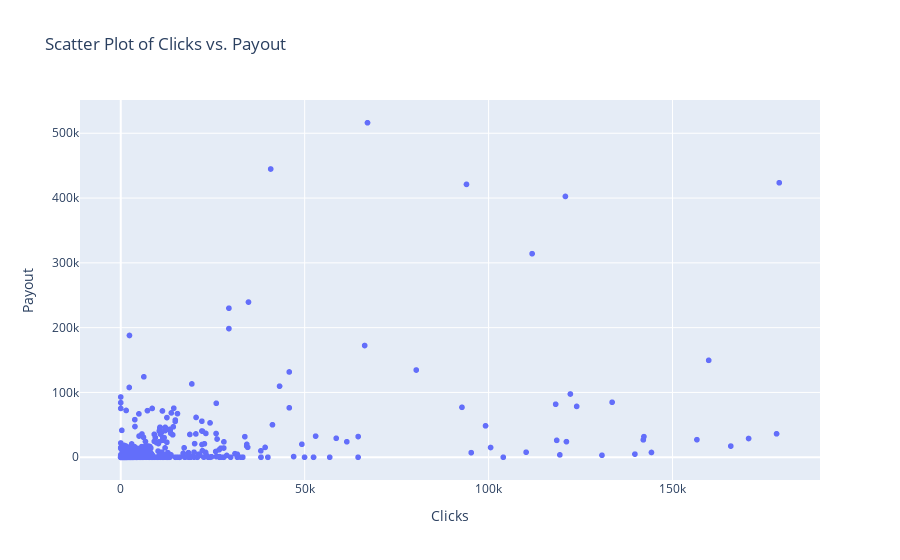
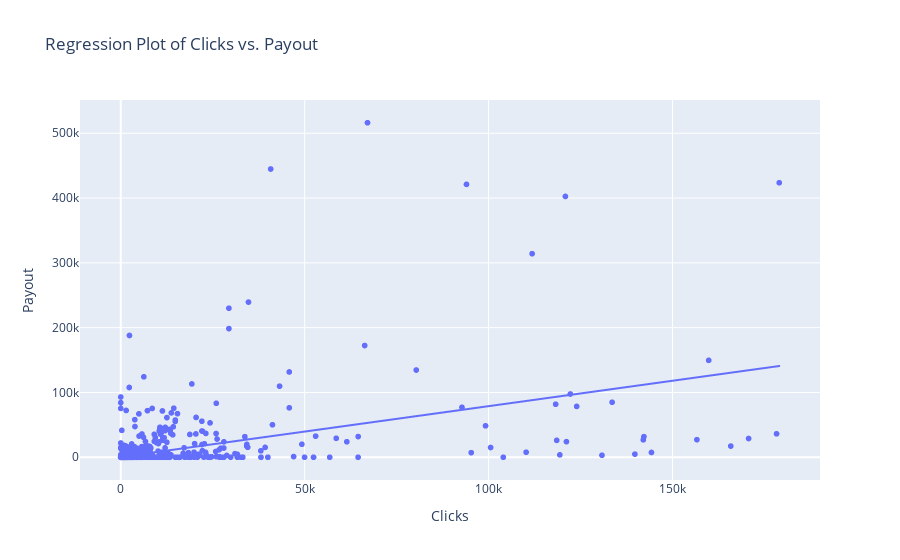

Notebook code cell kept with these figures, in order:
### Code cell
import pandas as pd
import plotly.express as px

# Assuming df is your DataFrame with 'Clicks' and 'Payout' columns

# Step 1: Scatter Plot
scatter_plot = px.scatter(df, x='Clicks', y='Payout', title='Scatter Plot of Clicks vs. Payout',
                          labels={'Clicks': 'Clicks', 'Payout': 'Payout'})
scatter_plot.show()

# Step 2: Correlation (Plotly doesn't provide direct correlation values)
correlation = df['Clicks'].corr(df['Payout'])
print("Correlation between Clicks and Payout:", correlation)

# Step 3: Regression Analysis
regression_plot = px.scatter(df, x='Clicks', y='Payout', trendline='ols',
                             title='Regression Plot of Clicks vs. Payout',
                             labels={'Clicks': 'Clicks', 'Payout': 'Payout'})
regression_plot.show()

### Figure 1 — Plotly figure (JSON) as saved in the notebook; plotly's stock layout.template omitted (floating-point values rounded to 4 significant figures; data arrays with more than 128 entries replaced by an {"elided": "..."} marker saying what was removed)
{"data": [{"hovertemplate": "Clicks=%{x}<br>Payout=%{y}<extra></extra>", "legendgroup": "", "marker": {"color": "#636efa", "symbol": "circle"}, "mode": "markers", "name": "", "showlegend": false, "type": "scattergl", "x": {"elided": "4428 int values"}, "xaxis": "x", "y": {"elided": "4428 float values"}, "yaxis": "y"}], "layout": {"legend": {"tracegroupgap": 0}, "title": {"text": "Scatter Plot of Clicks vs. Payout"}, "xaxis": {"anchor": "y", "domain": [0, 1], "title": {"text": "Clicks"}}, "yaxis": {"anchor": "x", "domain": [0, 1], "title": {"text": "Payout"}}}}

### Figure 2 — Plotly figure (JSON) as saved in the notebook; plotly's stock layout.template omitted (floating-point values rounded to 4 significant figures; data arrays with more than 128 entries replaced by an {"elided": "..."} marker saying what was removed)
{"data": [{"hovertemplate": "Clicks=%{x}<br>Payout=%{y}<extra></extra>", "legendgroup": "", "marker": {"color": "#636efa", "symbol": "circle"}, "mode": "markers", "name": "", "showlegend": false, "type": "scattergl", "x": {"elided": "4428 int values"}, "xaxis": "x", "y": {"elided": "4428 float values"}, "yaxis": "y"}, {"hovertemplate": "<b>OLS trendline</b><br>Payout = 0.784167 * Clicks + 420.642<br>R<sup>2</sup>=0.226845<br><br>Clicks=%{x}<br>Payout=%{y} <b>(trend)</b><extra></extra>", "legendgroup": "", "marker": {"color": "#636efa", "symbol": "circle"}, "mode": "lines", "name": "", "showlegend": false, "type": "scattergl", "x": {"elided": "4428 int values"}, "xaxis": "x", "y": {"elided": "4428 float values"}, "yaxis": "y"}], "layout": {"legend": {"tracegroupgap": 0}, "title": {"text": "Regression Plot of Clicks vs. Payout"}, "xaxis": {"anchor": "y", "domain": [0, 1], "title": {"text": "Clicks"}}, "yaxis": {"anchor": "x", "domain": [0, 1], "title": {"text": "Payout"}}}}
